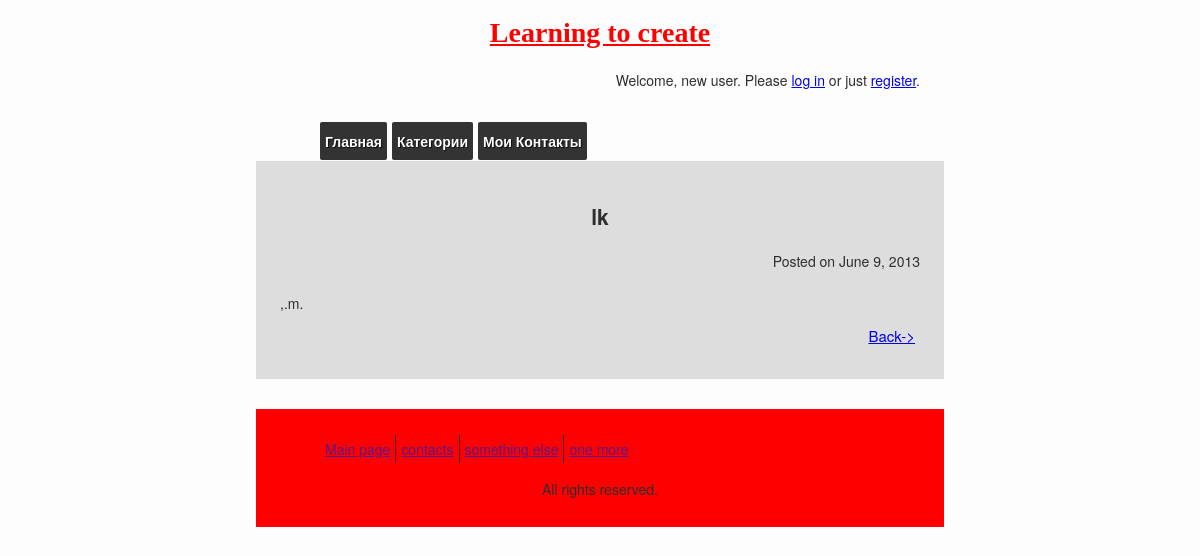
/lk/, run on the app's committed database.
### blog/models.py (models this page shows, shortened)
class Post(models.Model):
    title = models.CharField(max_length=255)
    slug = models.SlugField(unique=True, max_length=255)
    description = models.CharField(max_length=255)
    content = models.TextField()
    published = models.BooleanField(default=True)
    created = models.DateTimeField(auto_now_add=True)
    category = models.ForeignKey(Category)
    class Meta:
        ordering = ['-created']

### blog/views.py (the view)
# urls.py: url(r'^(?P<slug>[\w\-]+)/$', 'blog.views.post'),
def post(request, slug):
    post = get_object_or_404(Post, slug=slug)
    return render(request, 'blog/post.html', {'post': post})

### netmag/templates/blog/post.html (shortened to what this page needs)
{% extends 'base.html' %}
{% block content %}
<article>
    <header>
        <h1 style= "text-align: center;"> {{post.title}} </h1>
        <p style="text-align: right;">
            Posted on
            <time datetime="{{post.created|date:"c"}}">
            {{post.created|date}}
            </time>
        </p>
    </header>
	<div id="content">
    {{post.content|safe}}
	</div>
</article>
<div id="back">
<a href="javascript:history.go(-1)">Back-></a>
</div>
{% endblock %}

### netmag/static/style.css (style rules this page uses)
body { background-color: #fdfdfd; color: #2e2e2e; margin: 0; padding: 0; font-size: 14px; line-height: 28px; font-family: 'Helvetica Neue', Helvetica, Arial, sans-serif; }
#back { margin: 5px !important; position: relative; text-align: right !important; font-size: 15px; }

### data on the page
Post: title "lk", created "June 9, 2013", content ",.m."
